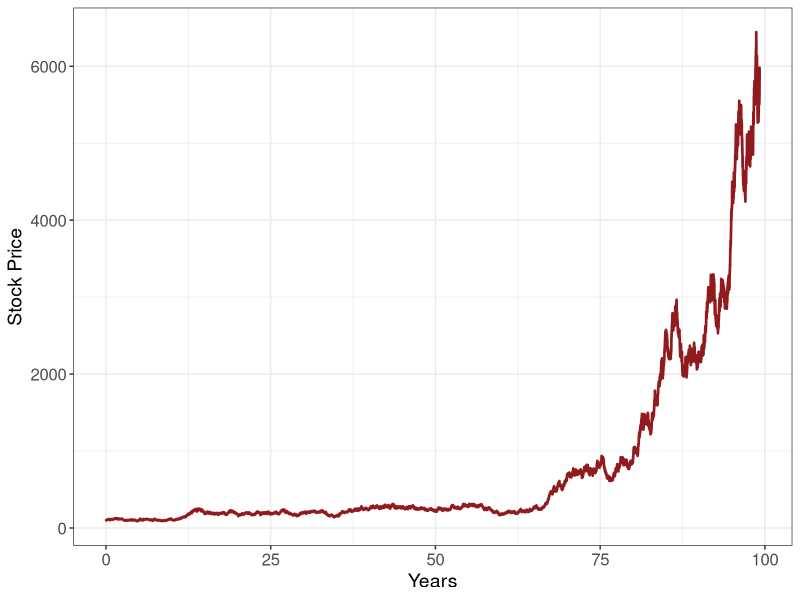

Reproduce this figure in R.
####################################################################################################################
####################################################################################################################
#---------------------------------------- BS Simulation ------------------------------------------------------------
####################################################################################################################
####################################################################################################################
setwd("C:/Users/youss/OneDrive - University of Copenhagen/Master's Thesis/Experimentation")

### Set parameters for the Black–Scholes process
n <- 25000
dt <- 1/252
mu_true <- 0.05
sigma_true <- 0.15
S0 <- 100

### Function to simulate Black–Scholes (GBM) prices (exact discretization)
simulate_BS <- function(n, mu, sigma, S0, dt) {
  # returns length n+1, including S0
  Z   <- rnorm(n)
  inc <- (mu - 0.5 * sigma^2) * dt + sigma * sqrt(dt) * Z
  logS <- c(log(S0), log(S0) + cumsum(inc))
  exp(logS)
}

### Log-likelihood for GBM using log returns
# If R_i = log(S_i) - log(S_{i-1}), then R_i ~ N( (mu - 0.5*sigma^2)*dt, sigma^2 * dt )
BS_loglik <- function(params, S, dt) {
  mu <- params[1]
  sigma <- exp(params[2])  # positivity via log-param
  R <- diff(log(S))        # *** FIX: use log-returns ***
  mean_R <- (mu - 0.5 * sigma^2) * dt
  var_R  <- sigma^2 * dt
  ll <- sum(dnorm(R, mean = mean_R, sd = sqrt(var_R), log = TRUE))
  return(-ll)  # negative log-likelihood for minimization
}

### Function to fit the BS model (matches your nlm pattern & transforms)
fit_BS <- function(S, dt) {
  init_params <- c(mu_true, log(sigma_true))
  result <- nlm(f = BS_loglik, p = init_params, S = S, dt = dt, print.level = 0)
  return(c(result$estimate[1], exp(result$estimate[2])))
}

### Number of simulations
num_simulations <- 1

### Storage
simulated_series_BS <- vector("list", num_simulations)
fitted_params_BS <- matrix(NA, nrow = num_simulations, ncol = 2)

### Simulate and fit
for (i in 1:num_simulations) {
  set.seed(i)  # reproducibility
  
  # *** FIX: pass args and use multiplicative simulator ***
  simulated_series_BS[[i]] <- simulate_BS(n, mu_true, sigma_true, S0, dt)
  
  # Fit BS on the simulated path
  fitted_params_BS[i, ] <- fit_BS(simulated_series_BS[[i]], dt)
}

BSFit <- numeric(2)
for (i in 1:2){
  BSFit[i] <- mean(fitted_params_BS[, i])
}

# Quick summary
colnames(fitted_params_BS) <- c("mu", "sigma")
print(colMeans(fitted_params_BS))

save(fitted_params_BS, file = "fitted_params_BS.RData")

# Pick one simulated path (first)
S <- simulated_series_BS[[1]]

# Time in years (matches length of S)
t_years <- (0:(length(S)-1)) * dt

# ggplot
op <- options(scipen = 999)  # avoid scientific notation just in case
library(ggplot2)

df <- data.frame(Years = t_years, StockPrice = S)

ggplot(df, aes(x = Years, y = StockPrice)) +
  geom_line(linewidth = 0.9, color = "#901a1E") +
  labs(x = "Years", y = "Stock Price") +
  theme_bw() +  # keeps gridlines
  theme(
    axis.title.x = element_text(size = 14, face = "plain"),
    axis.title.y = element_text(size = 14, face = "plain"),
    axis.text.x  = element_text(size = 12),
    axis.text.y  = element_text(size = 12)
  )

options(op)
